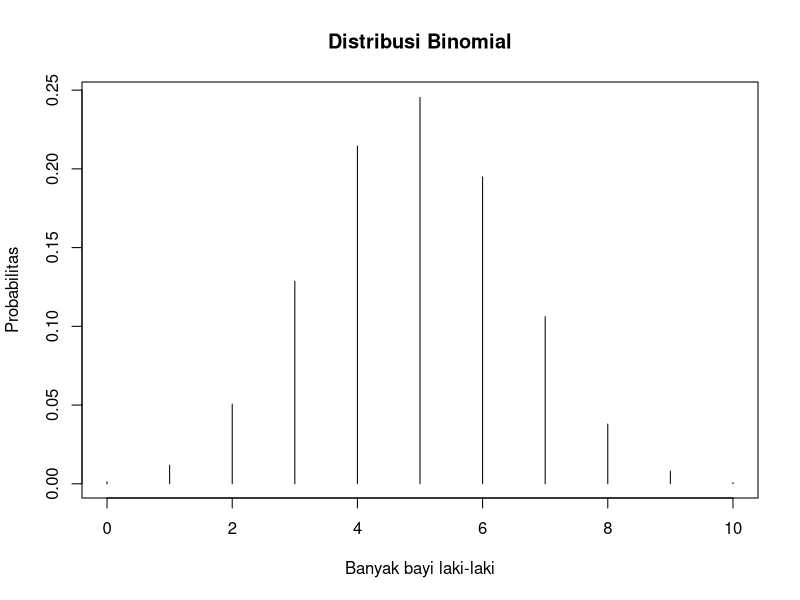
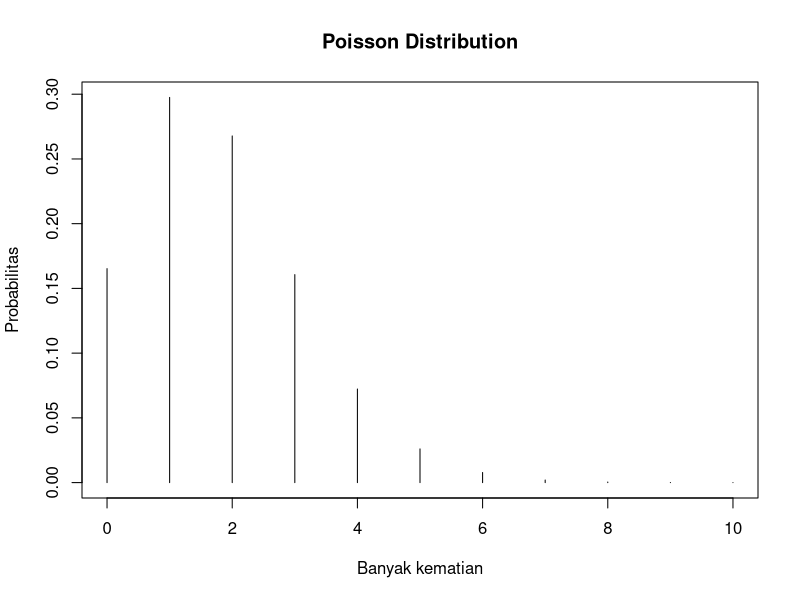
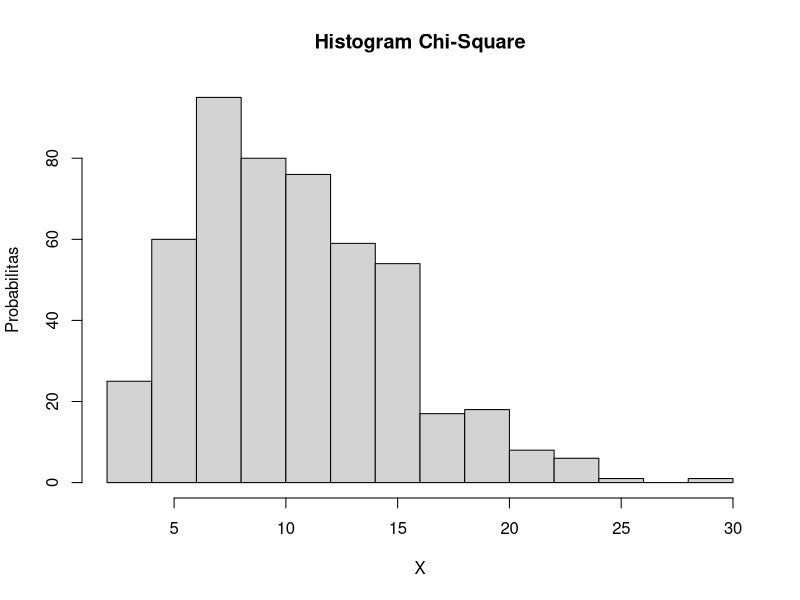
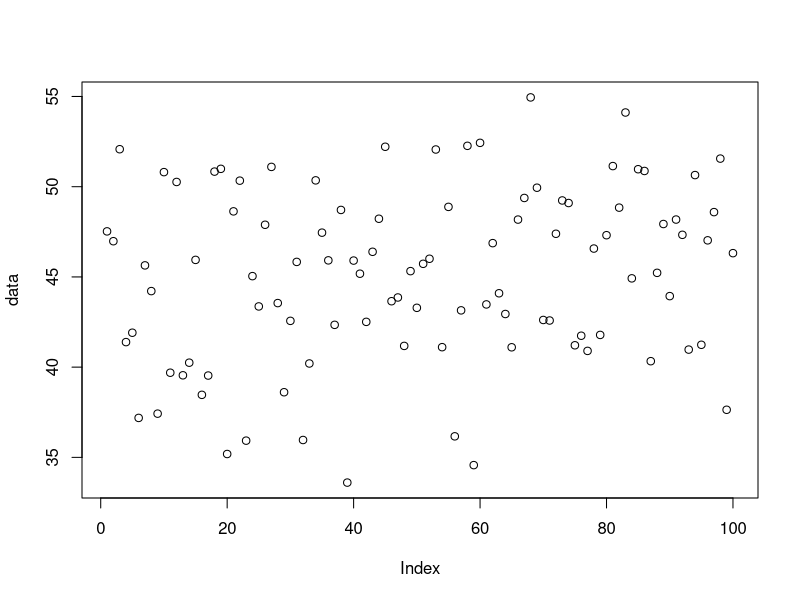
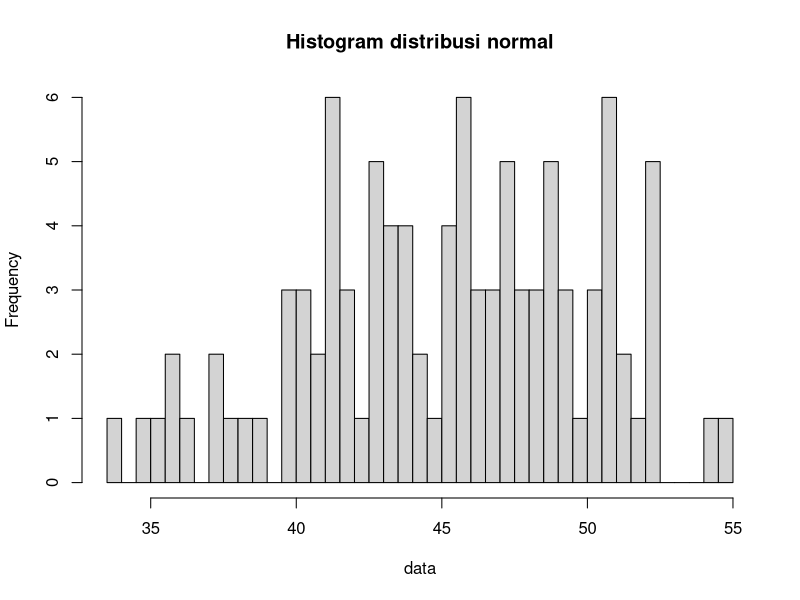

R code for these plots, in order:

# Nama  : Keyisa Raihan Illah Setiadi
# NRP   : 5025211002
# Kelas : Probabilitas dan Statistik (C)

# No 1
# Probabilitas seorang bayi yang baru lahir berjenis kelamin laki-laki adalah 0,488.
# Jika kita asumsikan bahwa dalam satu hari di rumah sakit terdapat 10 kelahiran,
# maka:

# Poin 1a.
# Bagaimana pendistribusian banyak bayi laki-laki? Tentukan distribusi dengan
# parameter yang sesuai.
# Jawab : 
# Distribusi yang sesuai adalah distribusi binomial, karena kemungkinannya hanya ada 2 yaitu Laki laki/ tidak laki laki
# Lalu karena terdapat lebih dari 1 maka termasuk distribusi Binomial bukan bernouli
# Rumus -> P(X=k) = (10Ck) 0.488^k (1-0.488)^(10-k)

# Poin 1b.
# Berapa probabilitas bahwa tepat tiga bayi di antaranya berjenis kelamin lakilaki?
# Jawab : 
x <- 3
p <- 0.488
size <- 10
ans <- dbinom(x=x, size=size, prob=p)
ans

# Poin 1c.
# Berapa probabilitas bahwa kurang dari tiga bayi di antaranya berjenis kelamin
# laki-laki?
# Jawab : 
q <- 2
p <- 0.488
size <- 10
ans <-  pbinom(q=q, size=size, prob=p)
ans

# Poin 1d.
# Berapa probabilitas bahwa tiga atau lebih bayi di antaranya berjenis kelamin
# laki-laki?
# Jawab : 
q <- 2
p <- 0.488
size <- 10
left <- FALSE
ans <- pbinom(q=q, size=size, prob=p, lower.tail=left)
ans

# Poin 1e.
# Berapa nilai harapan dan simpangan baku banyak bayi laki-laki?
# Jawab : 
n <- 10
p <- 0.488
nilai_harapan <- n*p
nilai_harapan
simpangan_baku <- sqrt(n*p*(1-p))
simpangan_baku

# Poin 1f.
# Gambarkan histogram pendistribusian banyak bayi laki-laki.
# Jawab : 
n <- 0:10
size <- 10
p <- 0.488
plot(n, dbinom(x=n, size=size, prob=p), 
     type='h',
     main='Distribusi Binomial',
     xlab='Banyak bayi laki-laki',
     ylab='Probabilitas'
     )

# No 2
# Misalkan banyak kematian karena kanker tulang untuk seluruh pekerja di pabrik
# ban dalam 20 tahun ke depan adalah 1,8

# Poin 2a.
# Bagaimana pendistribusian banyak kematian karena kanker tulang? Tentukan
# distribusi dengan parameter yang sesuai.
# Jawab : 
# Distribusi yang sesuai adalah poison, dikarenakan terjadi pada lingkup 
# ruang dan waktu tertentu
# Rumus -> P(X=k) = e^(-1.8) (1.8^k / k!)

# Poin 2b.
# Ada 4 kematian akibat kanker tulang yang dilaporkan di kalangan pekerja
# pabrik ban, apakah itu peristiwa yang tidak biasa? Hitung probabilitas
# berdasarkan distribusi yang telah dipilih.
# Jawab : Kejadianya tergolong tidak biasa, namun bukan yang sangat jarang
# Karena kemungkinan terjadinya tergolong tidak terlalu jauh dengan
# kemungkinan terjaidnya pada daerah dekat dengan lambda, yaitu->
x <- 0
lambda <- 1.8
ans <- dpois(x=x,lambda=lambda)
ans

# Poin 2c.
# Berapa peluang paling banyak 4 kematian akibat kanker tulang?
# Jawab : 
q <- 4
lambda <- 1.8
ans <- ppois(q=q, lambda=lambda)
ans

# Poin 2d.
# Berapa peluang lebih dari 4 kematian akibat kanker tulang?
# Jawab : 
q <- 4
lambda <- 1.8
left <- FALSE
ans <- ppois(q=q, lambda=lambda, lower.tail=left)
ans

# Poin 2e.
# Berdasarkan distribusi yang telah dipilih, berapakah nilai harapan dan standar
# deviasi banyak kematian akibat kanker tulang untuk pekerja pabrik ban?
# Jawab : 
nilai_harapan <- lambda <- 1.8
nilai_harapan
standar_deviasi <- sqrt(lambda)
standar_deviasi

# Poin 2f.
# Gambarkan histogram pendistribusian banyak banyak kematian akibat kanker
# tulang untuk pekerja pabrik ban.
# Jawab : 
n <- 0:10
lambda <- 1.8
plot(n, dpois(n, lambda=lambda),
     type='h',
     main='Poisson Distribution',
     ylab='Probabilitas',
     xlab ='Banyak kematian'
     )

# Poin 2g.
# Gunakan simulasi untuk memeriksa hasil sebelumnya.
n <- 10
lambda <- 1.8
set.seed(123456789)
ans = rpois(n=n, lambda=lambda)
ans

# Poin 2h.
# Jelaskan banyak kematian akibat kanker tulang berdasarkan simulasi Anda.
# Bandingkan jawaban pada pertanyaan 2d dengan hasil simulasi Anda.
# Jawab :
# Pada simulasi dengan set.seed(123456789) agar reproducible dengan jumlah simulasi n = 10
# Didapat hasil [2,2,2,2,4,4,1,4,1,1], dari hasil simulasi tersebut dapat kita lihat hasil 
# yang muncul cukup beragam, namun tidak terlalu jauh dari nilai lambda/mean yaitu 1.8
# karena kemungkinan terbesar kematian terjadi terletak pada daerah dekat lambda/ range 0-5
# Seperti jawaban 2d, kejadian kematian = 4 bukanlah hal yang biasa, namun tidak jarang terjadi
# dibuktikan dengan kemunculan yang cukup sering pada simulasi (walaupun tergantung seed pada simulasi)
# jumlah kematian yang biasa terjadi terletak pada angka 1 atau 2 (setelah dibandingkan dengan beberapa seed lain)

# No 3
# Diketahui nilai x = 3 dan v = 10. Tentukan:

# Poin 3a.
# Fungsi probabilitas dari distribusi Chi-Square
# Jawab : 
x <- 2
v <- 10
ans <- dchisq(x=x, df=v)
ans

# Poin 3b.
# Histogram dari distribusi Chi-Square dengan 500 data acak.
# Jawab : 
set.seed(123456789)
n <- 500
v <- 10
hist(rchisq(n, v), xlab = "X", ylab = "Probabilitas", main = "Histogram Chi-Square")

# Poin 3c.
# Nilai rataan (μ) dan varian (σ²) dari distribusi Chi-Square
# Jawab : 
rataan <- v <- 10
rataan
varian <- 2 * v
varian

# No 4
# Diketahui data bangkitan acak sebanyak 100 dengan mean = 45 dan sd = 5.
# Tentukan:

# Point 4a.
# Fungsi probabilitas dari distribusi Normal P(X1 ≤ x ≤ X2), hitung z-scorenya
# dan plot data bangkitan acaknya dalam bentuk grafik. Petunjuk (gunakan fungsi plot()).
# Jawab : 
# f(x) = (1/5√(2π)) e^(-1/2((x-45)/5)^2)
set.seed(123456789)
n <- 100
mean <- 45
sd <- 5
data <- rnorm(n=n, mean=mean, sd=sd)
data
summary(data)
z_scores <- (data-mean(data))/sd(data)
z_scores
probs <- pnorm(runif(1, mean, max(data)), mean, sd) - pnorm(runif(1, min(data), mean), mean, sd)
probs
plot(data)

# Poin 4b.
# Gambarkan histogram dari distribusi Normal dengan breaks 50
# Jawab : 
set.seed(123456789)
n <- 100
mean <- 45
sd <- 5
data <- rnorm(n=n, mean=mean, sd=sd)
breaks = 50
hist(data, breaks, main = "Histogram distribusi normal")

# Poin 4c.
# Nilai varian (σ²) dari hasil data bangkitan acak distribusi Normal.
# Jawab : 
set.seed(123456789)
n <- 100
mean <- 45
sd <- 5
data <- rnorm(n=n, mean=mean, sd=sd)
varian = sd(data) ^ 2
varian

# No 5
# Kerjakanlah menggunakan distribusi T-Student

# Poin 5a.
# Berapa probabilitas terjadinya suatu peristiwa acak X kurang dari -2,34 dengan
# 6 derajat kebebasan?
# Jawab : 
q <- -2.34
df <- 6
ans <- pt(q=q, df=df)
ans

# Poin 5b.
# Berapa probabilitas terjadinya suatu peristiwa acak X lebih dari 1,34 dengan 6
# derajat kebebasan?
# Jawab :   
q <- 1.34
df <- 6
left = FALSE
ans <- pt(q=q, df=df, lower.tail = left)
ans

# Point 5c.
# Berapa probabilitas terjadinya suatu peristiwa acak X kurang dari -1,23 atau
# lebih besar dari 1,23 dengan 3 derajat kebebasan?
# Jawab : 
q <- -1.23
df <- 3
ans <- 2 * pt(q=q, df=df)
ans

# Poin 5d.
# Berapa probabilitas terjadinya suatu peristiwa acak X berada di antara -0,94
# dan 0,94 dengan 14 derajat kebebasan?
# Jawab : 
q <- -0.94
df <- 14
ans <- 1 - ( 2 * pt(q=q, df=df))
ans

# Poin 5e.
# Berapa nilai t-score dengan 25 derajat kebebasan yang memiliki luasan 0,125
# satuan persegi di bawah kurva dan di sebelah kanan t-score tersebut?
# Jawab : 
x <- 1 - 0.125
df <- 25
ans <- qt(x, df=df)
ans

# Poin 5f.
# Berapa nilai t-score dengan 11 derajat kebebasan yang memiliki luasan 0,75
# satuan persegi di bawah kurva dan di antara t-score tersebut dan negatif dari
# nilai t-score tersebut?
# Jawab : 
x <- 0.75 + ((1-0.75)/2)
df <- 11
ans <- qt(x, df=df)
ans

# Poin 5g.
# Berapa nilai t-score dengan 23 derajat kebebasan yang memiliki luasan 0,0333
# satuan persegi di bawah kurva dan di luar interval antara t-score tersebut dan
# negatif dari nilai t-score tersebut?
# Jawab : 
x <- 1 - (0.0333/2)
df <- 23
ans <- qt(x, df=df)
ans
  
